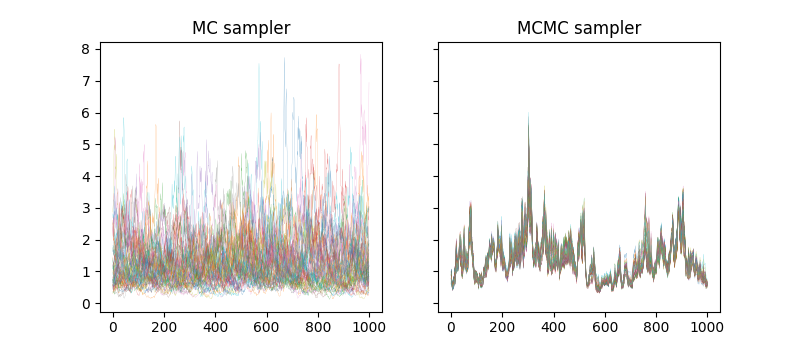

Here is the Python script that generated this plot:
from samplers import sampler
import pylab as pl

nEl = 1000
nsmp = 50
sig2, L = .357, 0.05
model = "Exp"

mc = sampler(nEl=nEl, smp_type="mc", model=model, sig2=sig2, L=L)
mc.compute_KL()

mcmc = sampler(nEl=nEl, smp_type="mcmc", model=model, sig2=sig2, L=L)
mcmc.compute_KL()

fig, ax = pl.subplots(1, 2, sharey=True, figsize=(8,3.5))
for i_smp in range(nsmp):
  mc.draw_realization()
  ax[0].plot(mc.get_kappa(), lw=.1)
del mc
while (mcmc.cnt_accepted_proposals < nsmp):
  mcmc.draw_realization()
  if (mcmc.proposal_accepted):
    ax[1].plot(mcmc.get_kappa(), lw=.1)
ax[0].set_ylabel("kappa(x;theta_t)")
ax[0].set_xlabel("x"); ax[1].set_xlabel("x")
ax[0].set_title("MC sampler")
ax[1].set_title("MCMC sampler")
#pl.show()
pl.savefig("example01_sampler.png")